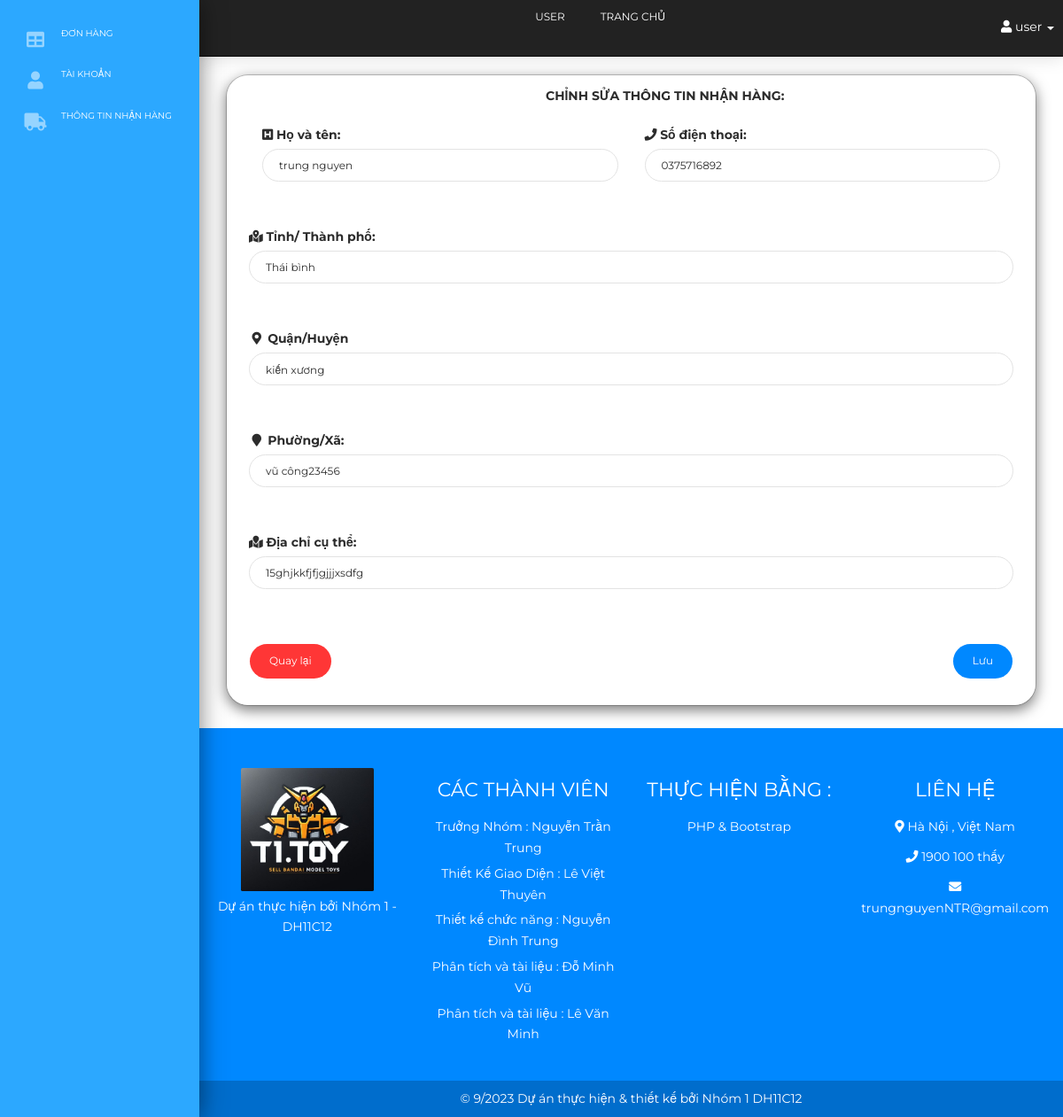
Page /public_user/user/index_user.php?edit_address&id=6 (signed in) on the committed database.
### tables this page shows
CREATE TABLE `address` (
  `id` int(11) NOT NULL,
  `username` varchar(255) NOT NULL,
  `fullname` varchar(50) NOT NULL,
  `phone` varchar(50) NOT NULL,
  `province` varchar(50) NOT NULL,
  `district` varchar(50) NOT NULL,
  `ward` varchar(50) NOT NULL,
  `address` varchar(170) NOT NULL
);

### kresources/functions.php (called while the page is built, shortened)
<?php require_once('config.php');
use PHPMailer\PHPMailer\Exception; ?>
<?php
function query($sql)
{
    global $connection;
    return mysqli_query($connection, $sql);
}
function escape_string($string)
{
    global $connection;
    return mysqli_real_escape_string($connection, $string);
}
function fetch_array($results)
{
    return mysqli_fetch_array($results);
}
?>

### kresources/ktemplates/backend_user/edit_address.php (the view, shortened to what this page needs)
<?php function extra_name()
{
    if (isset($_GET['id'])) {
        $query = query("SELECT * FROM address WHERE id = " . escape_string($_GET['id']) . "");
        while ($row = fetch_array($query)) {
            $fullname = escape_string($row['fullname']);
            return $fullname;
        }
    }
}
function extra_phone()
{
    if (isset($_GET['id'])) {
        $query = query("SELECT * FROM address WHERE id = " . escape_string($_GET['id']) . "");
        while ($row = fetch_array($query)) {
            $phone = escape_string($row['phone']);
            return $phone;
        }
    }
}
function extra_province()
{
    if (isset($_GET['id'])) {
        $query = query("SELECT * FROM address WHERE id = " . escape_string($_GET['id']) . "");
        while ($row = fetch_array($query)) {
            $province = escape_string($row['province']);
            return $province;
        }
    }
}
function extra_district()
{
    if (isset($_GET['id'])) {
        $query = query("SELECT * FROM address WHERE id = " . escape_string($_GET['id']) . "");
        while ($row = fetch_array($query)) {
            $district = escape_string($row['district']);
            return $district;
        }
    }
}
function extra_ward()
{
    if (isset($_GET['id'])) {
        $query = query("SELECT * FROM address WHERE id = " . escape_string($_GET['id']) . "");
        while ($row = fetch_array($query)) {
            $ward = escape_string($row['ward']);
            return $ward;
        }
    }
}
function extra_address()
{
    if (isset($_GET['id'])) {
        $query = query("SELECT * FROM address WHERE id = " . escape_string($_GET['id']) . "");
        while ($row = fetch_array($query)) {
            $address = escape_string($row['address']);
            return $address;
        }
    }
}
?>
<div class="col-md-12">
    <div class="modal-content"  style="margin-bottom:25px; border-radius: 25px;">
        <div class="modal-body">
            <form action="" method="post" enctype="multipart/form-data">
                <h6 class="" style="margin-top:5px; margin-left:350px;">
                    Chỉnh sửa thông tin nhận hàng:
                </h6>
                <br>
                <div class="col-md-12">
                    <div class="form-group col-md-6">
                        <label class="fa fa-h-square"></label>
                        <label for="fullname">Họ và tên:</label><br />
                        <input type="text" id="fullname" name="fullname" class="form-control"
                            value="<?php echo extra_name(); ?>"><br><br>
                    </div>
                    <div class="form-group col-md-6">
                        <label class="fa fa-phone"></label>
                        <label for="phone">Số điện thoại:</label><br />
                        <input type="text" id="phone" name="phone" class="form-control"
                            value="<?php echo extra_phone(); ?>"><br><br>
                    </div>
                </div>
                <br />
                <div class="col-md-12">
                    <div class="form-group">
                        <label class="fa fa-map-marked-alt"></label>
                        <label class="text-left" for="province">Tỉnh/ Thành phố:</label><br />
                        <input type="text" id="province" name="province" class="form-control"
                            value="<?php echo extra_province(); ?>"><br><br>
                    </div>
                    <div class="form-group">
                        <label class="fa fa-fw far fa-map-marker-alt"></label>
                        <label for="district">Quận/Huyện</label><br />
                        <input type="text" id="district" name="district" class="form-control"
                            value="<?php echo extra_district(); ?>"><br><br>
                    </div>
                    <div class="form-group">
                        <label class="fa fa-fw far fa-map-marker"></label>
                        <label for="ward">Phường/Xã:</label><br />
                        <input type="text" id="ward" name="ward" class="form-control"
                            value="<?php echo extra_ward(); ?>"><br><br>
                    </div>
                    <div class="form-group">
                        <label class="fa fa-map-marked"></label>
                        <label for="address">Địa chỉ cụ thể:</label><br />
                        <input type="text" id="address" name="address" class="form-control"
                            value="<?php echo extra_address(); ?>"><br><br>
                    </div>
                    <div class="form-group d-flex justify-content-between">
                        <a id="user-id" class="btn btn-danger" href="index_user.php?address" style="border-radius:25px;">Quay lại</a>
                        <input type="submit" name="update_address" class="btn btn-primary" value="Lưu" style="border-radius:25px;">
                    </div>
                </div>
            </form>
        </div>
    </div>
</div>

### public_user/user/css/sb-admin.css (style rules this page uses)
body { margin-top: 100px; background-color: #222; }
@media (min-width:768px) { body { margin-top: 50px; } }

### public_user/user/css/detail.css (style rules this page uses)
h6 { font-size: 14px; }

### public_user/css/login.css (style rules this page uses)
* { box-sizing: border-box; }
body, html { height: 100%; }
a { line-height: 1.7; color: #666666; margin: 0px; transition: all 0.4s; -webkit-transition: all 0.4s; -o-transition: all 0.4s; -moz-transition: all 0.4s; }
h1,h2,h3,h4,h5,h6 { margin: 0px; }
input { outline: none; border: none; }

### rows in the picture
address: fullname "trung nguyen", phone "0375716892", province "Thái bình", district "kiến xương", ward "vũ công23456", address "15ghjkkfjfjgjjjxsdfg"

### other values in the picture
user_name() "user"
